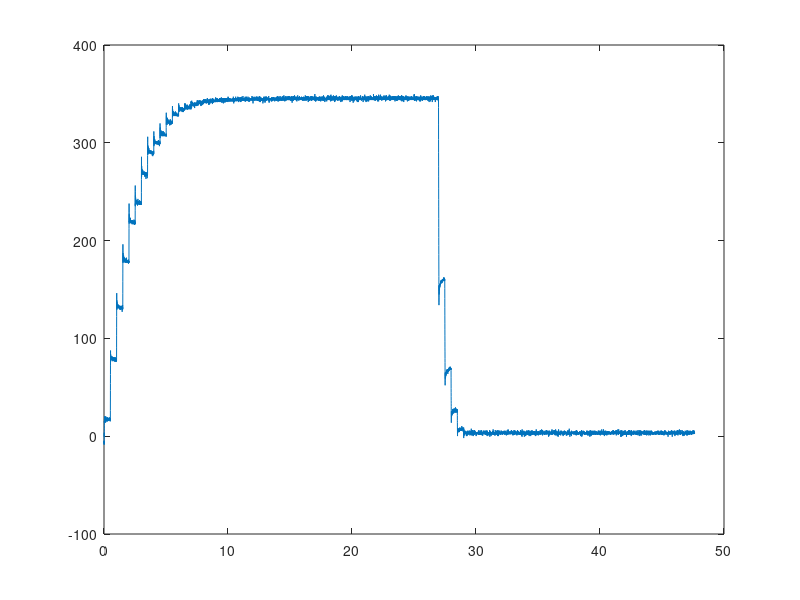

Write MATLAB code to recreate this figure.
% % This script reads csv file and convert data into proper Pressure(kPa)and
% % Force(N). 10mm Data. 
% Data_10mm_13cm_Unkinked_Test1 = csvread('10mm_13cm_Unkinked_Test1.csv');
% Data_10mm_13cm_Unkinked_Test1([1:150],:)=[];
%     Force_10mm_13cm_Unkinked_Test1_Wrong = Data_10mm_13cm_Unkinked_Test1(:,1);
%     Force_10mm_13cm_Unkinked_Test1_A0=((Force_10mm_13cm_Unkinked_Test1_Wrong/4.45) +30.882)/1.6475; %convert back to Arduino Output
%     Force_10mm_13cm_Unkinked_Test1_Offset = Force_10mm_13cm_Unkinked_Test1_A0 - min(Force_10mm_13cm_Unkinked_Test1_A0);
%     Force_10mm_13cm_Unkinked_Test1 = (((Force_10mm_13cm_Unkinked_Test1_Offset)*0.1535)-1.963)*4.45; %corrected Force output (N)
%     Pressure_10mm_13cm_Unkinked_Test1 =Data_10mm_13cm_Unkinked_Test1(:,2);
%     Time_10mm_13cm_Unkinked_Test1 = Data_10mm_13cm_Unkinked_Test1(:,3);
% Data_10mm_13cm_Unkinked_Test2 = csvread('10mm_13cm_Unkinked_Test2.csv');
%     Force_10mm_13cm_Unkinked_Test2_Wrong = Data_10mm_13cm_Unkinked_Test2(:,1);
%     Force_10mm_13cm_Unkinked_Test2_A0=((Force_10mm_13cm_Unkinked_Test2_Wrong/4.45) +30.882)/1.6475; %convert back to Arduino Output
%     Force_10mm_13cm_Unkinked_Test2_Offset = Force_10mm_13cm_Unkinked_Test2_A0 - min(Force_10mm_13cm_Unkinked_Test2_A0);
%     Force_10mm_13cm_Unkinked_Test2 = (((Force_10mm_13cm_Unkinked_Test2_Offset)*0.1535)-1.963)*4.45; %corrected Force output (N)
%     Pressure_10mm_13cm_Unkinked_Test1 =Data_10mm_13cm_Unkinked_Test2(:,2);
%     Time_10mm_13cm_Unkinked_Test2 = Data_10mm_13cm_Unkinked_Test2(:,3);
% Data_10mm_13cm_Unkinked_Test3 = csvread('10mm_13cm_Unkinked_Test3.csv');
%     Force_10mm_13cm_Unkinked_Test3_Wrong = Data_10mm_13cm_Unkinked_Test3(:,1);
%     Force_10mm_13cm_Unkinked_Test3_A0=((Force_10mm_13cm_Unkinked_Test3_Wrong/4.45) +30.882)/1.6475; %convert back to Arduino Output
%     Force_10mm_13cm_Unkinked_Test3_Offset = Force_10mm_13cm_Unkinked_Test3_A0 - min(Force_10mm_13cm_Unkinked_Test3_A0);
%     Force_10mm_13cm_Unkinked_Test3 = (((Force_10mm_13cm_Unkinked_Test3_Offset)*0.1535)-1.963)*4.45; %corrected Force output (N)
%     Pressure_10mm_13cm_Unkinked_Test3 =Data_10mm_13cm_Unkinked_Test3(:,2);
%     Time_10mm_13cm_Unkinked_Test3 = Data_10mm_13cm_Unkinked_Test3(:,3)
%     Force_10mm_13cm_Unkinked_Test3 = (((Force_10mm_13cm_Unkinked_Test3_Offset)*0.1535)-1.963)*4.45; %corrected Force output (N)
% Data_10mm_13cm_Unkinked_Test4 = csvread('10mm_13cm_Unkinked_Test4.csv');
%     Force_10mm_13cm_Unkinked_Test4_Wrong = Data_10mm_13cm_Unkinked_Test4(:,1);
%     Force_10mm_13cm_Unkinked_Test4_A0=((Force_10mm_13cm_Unkinked_Test4_Wrong/4.45) +30.882)/1.6475; %convert back to Arduino Output
%     Force_10mm_13cm_Unkinked_Test4_Offset = Force_10mm_13cm_Unkinked_Test4_A0 - min(Force_10mm_13cm_Unkinked_Test3_A0);
%     Force_10mm_13cm_Unkinked_Test4 = (((Force_10mm_13cm_Unkinked_Test4_Offset)*0.1535)-1.963)*4.45; %corrected Force output (N)
%     Pressure_10mm_13cm_Unkinked_Test4 =Data_10mm_13cm_Unkinked_Test4(:,2);
%     Time_10mm_13cm_Unkinked_Test4 = Data_10mm_13cm_Unkinked_Test4(:,3)
%     Force_10mm_13cm_Unkinked_Test4 = (((Force_10mm_13cm_Unkinked_Test4_Offset)*0.1535)-1.963)*4.45; %corrected Force output (N)
% Data_10mm_13cm_Unkinked_Test5 = csvread('10mm_13cm_Unkinked_Test5.csv');
%     Force_10mm_13cm_Unkinked_Test5_Wrong = Data_10mm_13cm_Unkinked_Test5(:,1);
%     Force_10mm_13cm_Unkinked_Test5_A0=((Force_10mm_13cm_Unkinked_Test5_Wrong/4.45) +30.882)/1.6475; %convert back to Arduino Output
%     Force_10mm_13cm_Unkinked_Test5_Offset = Force_10mm_13cm_Unkinked_Test5_A0 - min(Force_10mm_13cm_Unkinked_Test5_A0);
%     Force_10mm_13cm_Unkinked_Test5 = (((Force_10mm_13cm_Unkinked_Test5_Offset)*0.1535)-1.963)*4.45; %corrected Force output (N)
%     Pressure_10mm_13cm_Unkinked_Test5 =Data_10mm_13cm_Unkinked_Test5(:,2);
%     Time_10mm_13cm_Unkinked_Test5 = Data_10mm_13cm_Unkinked_Test5(:,3)
%     Force_10mm_13cm_Unkinked_Test5 = (((Force_10mm_13cm_Unkinked_Test5_Offset)*0.1535)-1.963)*4.45; %corrected Force output (N)
% Data_10mm_13cm_Unkinked_Test6 = csvread('10mm_13cm_Unkinked_Test6.csv');
%     Force_10mm_13cm_Unkinked_Test6_Wrong = Data_10mm_13cm_Unkinked_Test6(:,1);
%     Force_10mm_13cm_Unkinked_Test6_A0=((Force_10mm_13cm_Unkinked_Test6_Wrong/4.45) +30.882)/1.6475; %convert back to Arduino Output
%     Force_10mm_13cm_Unkinked_Test6_Offset = Force_10mm_13cm_Unkinked_Test6_A0 - min(Force_10mm_13cm_Unkinked_Test6_A0);
%     Force_10mm_13cm_Unkinked_Test6 = (((Force_10mm_13cm_Unkinked_Test6_Offset)*0.1535)-1.963)*4.45; %corrected Force output (N)
%     Pressure_10mm_13cm_Unkinked_Test6 =Data_10mm_13cm_Unkinked_Test6(:,2);
%     Time_10mm_13cm_Unkinked_Test6 = Data_10mm_13cm_Unkinked_Test6(:,3)
%     Force_10mm_13cm_Unkinked_Test6 = (((Force_10mm_13cm_Unkinked_Test6_Offset)*0.1535)-1.963)*4.45; %corrected Force output (N)
% Data_10mm_13cm_Unkinked_Test7 = csvread('10mm_13cm_Unkinked_Test7.csv');
%     Force_10mm_13cm_Unkinked_Test7_Wrong = Data_10mm_13cm_Unkinked_Test7(:,1);
%     Force_10mm_13cm_Unkinked_Test7_A0=((Force_10mm_13cm_Unkinked_Test7_Wrong/4.45) +30.882)/1.6475; %convert back to Arduino Output
%     Force_10mm_13cm_Unkinked_Test7_Offset = Force_10mm_13cm_Unkinked_Test7_A0 - min(Force_10mm_13cm_Unkinked_Test7_A0);
%     Force_10mm_13cm_Unkinked_Test7 = (((Force_10mm_13cm_Unkinked_Test7_Offset)*0.1535)-1.963)*4.45; %corrected Force output (N)
%     Pressure_10mm_13cm_Unkinked_Test7 =Data_10mm_13cm_Unkinked_Test7(:,2);
%     Time_10mm_13cm_Unkinked_Test7 = Data_10mm_13cm_Unkinked_Test7(:,3)
%     Force_10mm_13cm_Unkinked_Test7 = (((Force_10mm_13cm_Unkinked_Test7_Offset)*0.1535)-1.963)*4.45; %corrected Force output (N)
% Data_10mm_13cm_Unkinked_Test8 = csvread('10mm_13cm_Unkinked_Test8.csv');
%     Force_10mm_13cm_Unkinked_Test8_Wrong = Data_10mm_13cm_Unkinked_Test8(:,1);
%     Force_10mm_13cm_Unkinked_Test8_A0=((Force_10mm_13cm_Unkinked_Test8_Wrong/4.45) +30.882)/1.6475; %convert back to Arduino Output
%     Force_10mm_13cm_Unkinked_Test8_Offset = Force_10mm_13cm_Unkinked_Test8_A0 - min(Force_10mm_13cm_Unkinked_Test8_A0);
%     Force_10mm_13cm_Unkinked_Test8 = (((Force_10mm_13cm_Unkinked_Test8_Offset)*0.1535)-1.963)*4.45; %corrected Force output (N)
%     Pressure_10mm_13cm_Unkinked_Test8 =Data_10mm_13cm_Unkinked_Test8(:,2);
%     Time_10mm_13cm_Unkinked_Test8 = Data_10mm_13cm_Unkinked_Test8(:,3)
%     Force_10mm_13cm_Unkinked_Test8 = (((Force_10mm_13cm_Unkinked_Test8_Offset)*0.1535)-1.963)*4.45; %corrected Force output (N)
Data_10mm_13cm_Unkinked_Test9 = csvread('10mm_13cm_Unkinked_Test9.csv');
    Force_10mm_13cm_Unkinked_Test9_Wrong = Data_10mm_13cm_Unkinked_Test9(:,1);
    Force_10mm_13cm_Unkinked_Test9_A0=((Force_10mm_13cm_Unkinked_Test9_Wrong/4.45) +30.882)/1.6475; %convert back to Arduino Output
    Force_10mm_13cm_Unkinked_Test9_Offset = Force_10mm_13cm_Unkinked_Test9_A0 - min(Force_10mm_13cm_Unkinked_Test9_A0);
    Force_10mm_13cm_Unkinked_Test9 = (((Force_10mm_13cm_Unkinked_Test9_Offset)*0.1535)-1.963)*4.45; %corrected Force output (N)
    Pressure_10mm_13cm_Unkinked_Test9 =Data_10mm_13cm_Unkinked_Test9(:,2);
    Time_10mm_13cm_Unkinked_Test9 = Data_10mm_13cm_Unkinked_Test9(:,3)
    Force_10mm_13cm_Unkinked_Test9 = (((Force_10mm_13cm_Unkinked_Test9_Offset)*0.1535)-1.963)*4.45; %corrected Force output (N)
Data_10mm_13cm_Unkinked_Test10 = csvread('10mm_13cm_Unkinked_Test10.csv');
    Force_10mm_13cm_Unkinked_Test10_Wrong = Data_10mm_13cm_Unkinked_Test10(:,1);
    Force_10mm_13cm_Unkinked_Test10_A0=((Force_10mm_13cm_Unkinked_Test10_Wrong/4.45) +30.882)/1.6475; %convert back to Arduino Output
    Force_10mm_13cm_Unkinked_Test10_Offset = Force_10mm_13cm_Unkinked_Test10_A0 - min(Force_10mm_13cm_Unkinked_Test10_A0);
    Force_10mm_13cm_Unkinked_Test10 = (((Force_10mm_13cm_Unkinked_Test10_Offset)*0.1535)-1.963)*4.45; %corrected Force output (N)
    Pressure_10mm_13cm_Unkinked_Test10 =Data_10mm_13cm_Unkinked_Test10(:,2);
    Time_10mm_13cm_Unkinked_Test10 = Data_10mm_13cm_Unkinked_Test10(:,3)
    Force_10mm_13cm_Unkinked_Test10 = (((Force_10mm_13cm_Unkinked_Test10_Offset)*0.1535)-1.963)*4.45; %corrected Force output (N)

figure
% plot(Time_10mm_13cm_Unkinked_Test1,Force_10mm_13cm_Unkinked_Test1)
% plot(Time_10mm_13cm_Unkinked_Test2,Force_10mm_13cm_Unkinked_Test2)
% plot(Time_10mm_13cm_Unkinked_Test3,Force_10mm_13cm_Unkinked_Test3)
% plot(Time_10mm_13cm_Unkinked_Test4,Force_10mm_13cm_Unkinked_Test4)
% plot(Time_10mm_13cm_Unkinked_Test5,Force_10mm_13cm_Unkinked_Test5)
% plot(Time_10mm_13cm_Unkinked_Test6,Force_10mm_13cm_Unkinked_Test6)
% plot(Time_10mm_13cm_Unkinked_Test7,Force_10mm_13cm_Unkinked_Test7)
% plot(Time_10mm_13cm_Unkinked_Test8,Force_10mm_13cm_Unkinked_Test8)
plot(Time_10mm_13cm_Unkinked_Test9,Force_10mm_13cm_Unkinked_Test9)
plot(Time_10mm_13cm_Unkinked_Test10,Force_10mm_13cm_Unkinked_Test10)





    
    